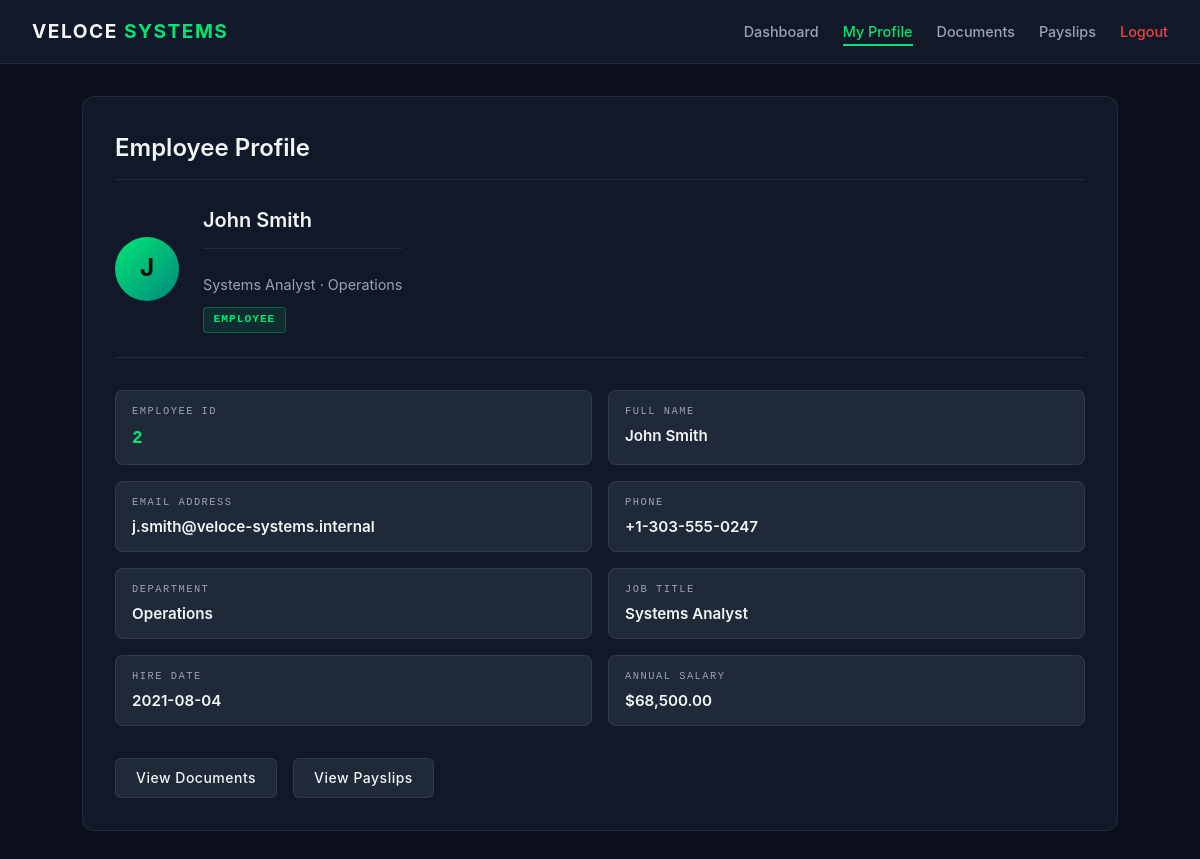
Page /profile.php (signed in) on the committed database.
### tables this page shows
CREATE TABLE employees (
    id          INT AUTO_INCREMENT PRIMARY KEY,
    username    VARCHAR(50)  UNIQUE NOT NULL,
    password    VARCHAR(255) NOT NULL,
    full_name   VARCHAR(100) NOT NULL,
    department  VARCHAR(100) NOT NULL,
    job_title   VARCHAR(100) NOT NULL,
    email       VARCHAR(100) NOT NULL,
    salary      DECIMAL(10,2) NOT NULL,
    phone       VARCHAR(30)  NOT NULL DEFAULT 'N/A',
    hire_date   DATE         NOT NULL,
    role        ENUM('Employee','Manager','Administrator') DEFAULT 'Employee'
);

### src/profile.php (the view, shortened to what this page needs)
<?php
require_once 'config.php';
$current_emp = $_SESSION['employee'];
$requested_id = isset($_GET['id']) ? intval($_GET['id']) : $current_emp['id'];
$stmt = $conn->prepare("SELECT * FROM employees WHERE id = ?");
$stmt->bind_param('i', $requested_id);
$stmt->execute();
$result = $stmt->get_result();
$profile = $result ? $result->fetch_assoc() : null;
?>
<!DOCTYPE html>
<html lang="en">
<head>
  <link rel="stylesheet" href="css/style.css">
</head>
<body>
  <nav class="navbar">
    <div class="nav-brand">Veloce <span>Systems</span></div>
    <ul class="nav-menu">
      <li><a href="dashboard.php" class="nav-link">Dashboard</a></li>
      <li><a href="profile.php?id=<?php echo $current_emp['id']; ?>" class="nav-link active">My Profile</a></li>
      <li><a href="documents.php?id=<?php echo $current_emp['id']; ?>" class="nav-link">Documents</a></li>
      <li><a href="payslips.php?id=<?php echo $current_emp['id']; ?>" class="nav-link">Payslips</a></li>
      <li><a href="logout.php" class="nav-link logout-link">Logout</a></li>
    </ul>
  </nav>
  <main class="container">
    <div class="panel">
      <h2>Employee Profile</h2>
      <?php if ($profile): ?>
        <div class="profile-header">
          <div class="profile-avatar"><?php echo strtoupper(substr($profile['full_name'], 0, 1)); ?></div>
          <div>
            <h3 class="profile-name"><?php echo htmlspecialchars($profile['full_name']); ?></h3>
            <p class="profile-meta"><?php echo htmlspecialchars($profile['job_title']); ?> &middot; <?php echo htmlspecialchars($profile['department']); ?></p>
            <span class="role-badge role-<?php echo strtolower($profile['role']); ?>"><?php echo htmlspecialchars($profile['role']); ?></span>
          </div>
        </div>
        <div class="profile-grid">
          <div class="profile-field">
            <span class="field-label">EMPLOYEE ID</span>
            <span class="field-value accent"><?php echo $profile['id']; ?></span>
          </div>
          <div class="profile-field">
            <span class="field-label">FULL NAME</span>
            <span class="field-value"><?php echo htmlspecialchars($profile['full_name']); ?></span>
          </div>
          <div class="profile-field">
            <span class="field-label">EMAIL ADDRESS</span>
            <span class="field-value"><?php echo htmlspecialchars($profile['email']); ?></span>
          </div>
          <div class="profile-field">
            <span class="field-label">PHONE</span>
            <span class="field-value"><?php echo htmlspecialchars($profile['phone']); ?></span>
          </div>
          <div class="profile-field">
            <span class="field-label">DEPARTMENT</span>
            <span class="field-value"><?php echo htmlspecialchars($profile['department']); ?></span>
          </div>
          <div class="profile-field">
            <span class="field-label">JOB TITLE</span>
            <span class="field-value"><?php echo htmlspecialchars($profile['job_title']); ?></span>
          </div>
          <div class="profile-field">
            <span class="field-label">HIRE DATE</span>
            <span class="field-value"><?php echo htmlspecialchars($profile['hire_date']); ?></span>
          </div>
          <div class="profile-field">
            <span class="field-label">ANNUAL SALARY</span>
            <span class="field-value">$<?php echo number_format($profile['salary'], 2); ?></span>
          </div>
        </div>
        <div class="profile-actions">
          <a href="documents.php?id=<?php echo $profile['id']; ?>" class="btn btn-secondary">View Documents</a>
          <a href="payslips.php?id=<?php echo $profile['id']; ?>" class="btn btn-secondary">View Payslips</a>
        </div>
      <?php endif; ?>
    </div>
  </main>
</body>
</html>

### src/css/style.css (style rules this page uses)
:root { --bg-primary: #0b0f19; --bg-secondary: #111827; --bg-tertiary: #1f2937; --text-primary: #f3f4f6; --text-secondary: #9ca3af; --accent: #00e676; --accent-hover: #00c853; --border: rgba(255, 255, 255, 0.08); --error: #ef4444; --secret-color: #ef4444; --confidential-color: #f97316; --internal-color: #facc15; --public-color: #00e676; }
*, *::before, *::after { box-sizing: border-box; margin: 0; padding: 0; }
body { font-family: -apple-system, BlinkMacSystemFont, "Segoe UI", Roboto, Helvetica, Arial, sans-serif; background-color: var(--bg-primary); color: var(--text-primary); line-height: 1.6; min-height: 100vh; }
a { text-decoration: none; color: inherit; }
.container { max-width: 1100px; margin: 0 auto; padding: 2rem; }
.btn { display: inline-block; width: 100%; padding: 0.75rem 1rem; background-color: var(--accent); color: #050505; font-weight: 700; text-align: center; border: none; border-radius: 6px; cursor: pointer; font-size: 1rem; letter-spacing: 0.5px; transition: background-color 0.2s, transform 0.1s; }
.btn-secondary { background-color: var(--bg-tertiary); color: var(--text-primary); border: 1px solid var(--border); font-weight: 500; width: auto; padding: 0.5rem 1.25rem; font-size: 0.875rem; }
.navbar { display: flex; justify-content: space-between; align-items: center; background-color: var(--bg-secondary); border-bottom: 1px solid var(--border); padding: 1rem 2rem; position: sticky; top: 0; z-index: 100; }
.nav-brand { font-size: 1.2rem; font-weight: 700; letter-spacing: 1.5px; text-transform: uppercase; }
.nav-brand span { color: var(--accent); }
.nav-menu { display: flex; list-style: none; gap: 1.5rem; align-items: center; }
.nav-link { color: var(--text-secondary); font-size: 0.9rem; font-weight: 500; transition: color 0.2s; padding: 0.25rem 0; border-bottom: 2px solid transparent; }
.nav-link:hover, .nav-link.active { color: var(--accent); border-bottom-color: var(--accent); }
.logout-link { color: #ef4444 !important; border-bottom-color: transparent !important; }
.panel { background-color: var(--bg-secondary); border: 1px solid var(--border); border-radius: 12px; padding: 2rem; margin-bottom: 2rem; }
.panel h2, .panel h3 { font-weight: 600; padding-bottom: 0.75rem; margin-bottom: 1.5rem; border-bottom: 1px solid var(--border); }
.profile-header { display: flex; align-items: center; gap: 1.5rem; margin-bottom: 2rem; padding-bottom: 1.5rem; border-bottom: 1px solid var(--border); }
.profile-avatar { width: 64px; height: 64px; border-radius: 50%; background: linear-gradient(135deg, var(--accent), #00897b); display: flex; align-items: center; justify-content: center; font-size: 1.5rem; font-weight: 700; color: #050505; flex-shrink: 0; }
.profile-name { font-size: 1.25rem; font-weight: 700; margin-bottom: 0.25rem; }
.profile-meta { color: var(--text-secondary); font-size: 0.9rem; margin-bottom: 0.5rem; }
.role-badge { display: inline-block; padding: 0.2rem 0.6rem; border-radius: 4px; font-size: 0.7rem; font-weight: 700; font-family: monospace; letter-spacing: 1px; text-transform: uppercase; }
.role-employee { background-color: rgba(0,230,118,0.1); color: var(--accent); border: 1px solid rgba(0,230,118,0.3); }
.profile-grid { display: grid; grid-template-columns: repeat(2, 1fr); gap: 1rem; margin-bottom: 2rem; }
.profile-field { display: flex; flex-direction: column; gap: 0.25rem; padding: 0.75rem 1rem; background-color: var(--bg-tertiary); border-radius: 8px; border: 1px solid var(--border); }
.field-label { font-family: monospace; font-size: 0.65rem; letter-spacing: 1.5px; text-transform: uppercase; color: var(--text-secondary); }
.field-value { font-size: 0.95rem; font-weight: 600; }
.field-value.accent { color: var(--accent); font-family: monospace; font-size: 1.1rem; }
.profile-actions { display: flex; gap: 1rem; }

### rows in the picture
employees: full_name "J", full_name "John Smith", job_title "Systems Analyst", department "Operations", role "EMPLOYEE", id "2", email "j.smith@veloce-systems.internal", phone "+1-303-555-0247", hire_date "2021-08-04", salary "68,500.00"
